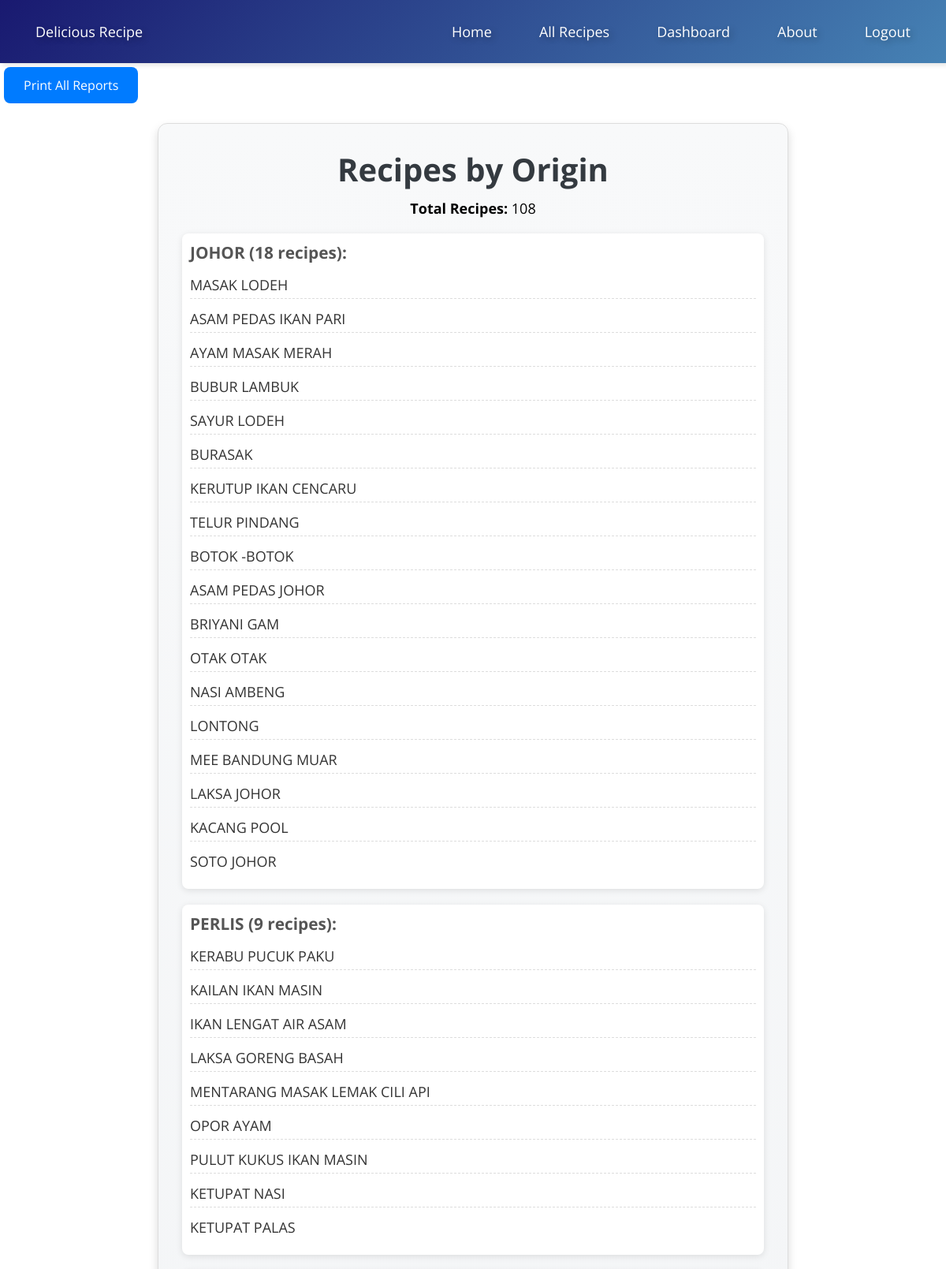
/report.php (signed in, upper part), run on the app's committed database.
### tables this page shows
CREATE TABLE `recipes` (
  `id` int(11) NOT NULL,
  `name` varchar(255) NOT NULL,
  `picture` varchar(255) DEFAULT NULL,
  `ingredients` text NOT NULL,
  `steps` text NOT NULL,
  `origin` varchar(255) DEFAULT NULL,
  `submitted_by` varchar(255) DEFAULT NULL,
  `status` enum('pending','approved','rejected') DEFAULT 'pending',
  `rejection_comment` text DEFAULT NULL,
  `created_at` timestamp NOT NULL DEFAULT current_timestamp(),
  `updated_at` timestamp NOT NULL DEFAULT current_timestamp() ON UPDATE current_timestamp()
);

### report.php (the view, shortened to what this page needs)
<?php
    $host = 'localhost';
    $dbname = 'malay_traditional_food_heritage_system';
    $username = 'root';
    $password = '';
    try {
        $pdo = new PDO("mysql:host=$host;dbname=$dbname", $username, $password);
        $pdo->setAttribute(PDO::ATTR_ERRMODE, PDO::ERRMODE_EXCEPTION);
    } catch (PDOException $e) {
        die("Database connection failed: " . $e->getMessage());
    }
    $sql = "SELECT * FROM recipes WHERE status = 'approved' ORDER BY created_at DESC";
    $stmt = $pdo->prepare($sql);
    $stmt->execute();
    $recipes = $stmt->fetchAll(PDO::FETCH_ASSOC);
    $totalRecipes = count($recipes);
    $originCount = [];
    foreach ($recipes as $recipe) {
        $origin = $recipe['origin'];
        if (isset($originCount[$origin])) {
            $originCount[$origin]++;
        } else {
            $originCount[$origin] = 1;
        }
    }
?>
<!DOCTYPE html>
<html lang="en">
    <head>
        <link rel="stylesheet" href="reportStyle.css">
        <link rel="stylesheet" href="https://cdnjs.cloudflare.com/ajax/libs/font-awesome/6.6.0/css/all.min.css">
    </head>
    <body>
        <?php $isLoggedIn = isset($_SESSION['logged_in']) && $_SESSION['logged_in']; ?>
        <nav>
            <ul>
                <li><a href="home.php">Delicious Recipe</a></li>
                <li class="hideOnMobile"><a href="home.php">Home</a></li>
                <li class="hideOnMobile"><a href="all_recipes.php">All Recipes</a></li>
                <li class="hideOnMobile"><a href="dashboard.php">Dashboard</a></li>
                <li class="hideOnMobile"><a href="about.php">About</a></li>
                <?php if ($isLoggedIn): ?>
                    <li class="hideOnMobile"><a href="logout.php">Logout</a></li>
                <?php else: ?>
                    <li class="hideOnMobile"><a href="login.php">Login</a></li>
                <?php endif; ?>
            </ul>
        </nav>
 <main>
 <div class="global-print-container">
    <button class="print-button" onclick="printReport()">Print All Reports</button>
</div>
            <section id="report1" class="report-summary printable">
                <h2>Recipes by Origin</h2>
                <p><strong>Total Recipes:</strong> <?php echo $totalRecipes; ?></p>
                <?php foreach ($originCount as $origin => $count): ?>
                    <div class="origin-section">
                        <h4><?php echo htmlspecialchars($origin); ?> (<?php echo $count; ?> recipes):</h4>
                        <ul>
                            <?php foreach ($recipes as $recipe): ?>
                                <?php if ($recipe['origin'] === $origin): ?>
                                    <li><?php echo htmlspecialchars($recipe['name']); ?></li>
                                <?php endif; ?>
                            <?php endforeach; ?>
                        </ul>
                    </div>
                <?php endforeach; ?>
            </section>
        </main>
    </body>
</html>

### reportStyle.css (style rules this page uses)
* { margin: 0; padding: 0; box-sizing: border-box; font-family: "Open Sans", sans-serif; }
body { min-height: 100vh; background: rgb(255, 255, 255); }
nav { background: linear-gradient(135deg, #191970, #4682b4); box-shadow: 3px 3px 5px rgba(0, 0, 0, 0.1); color: #fff; padding: 15px; font-size: 18px; text-shadow: 3px 3px 8px rgba(0, 0, 0, 0.3); }
nav ul { width: 100%; list-style: none; display: flex; justify-content: flex-end; align-items: center; }
nav li { height: 50px; }
nav a { height: 100%; padding: 0 30px; text-decoration: none; display: flex; align-items: center; color: #fff; }
nav li:first-child { margin-right: auto; }
main section { margin-bottom: 30px; padding: 15px; background-color: #fff; border: 1px solid #ddd; border-radius: 8px; box-shadow: 2px 2px 8px rgba(0, 0, 0, 0.05); }
button { display: inline-block; margin-top: 10px; padding: 10px 15px; font-size: 1rem; color: #fff; background-color: #007bff; border: none; border-radius: 5px; cursor: pointer; transition: background-color 0.3s ease; }

### report.php (style rules this page uses)
.report-summary { text-align: center; font-family: 'Roboto', sans-serif; margin: 20px auto; padding: 20px; background: #f9f9f9; border-radius: 10px; box-shadow: 0 4px 10px rgba(0, 0, 0, 0.1); }
.report-summary h2 { font-size: 2rem; color: #333; }
.report-summary p { font-size: 18px; margin-bottom: 8px; }
.origin-section { text-align: left; margin: 20px auto; padding: 10px; background: #ffffff; border-radius: 8px; box-shadow: 0 2px 8px rgba(0, 0, 0, 0.1); }
.origin-section h4 { color: #555; font-size: 1.3rem; margin-bottom: 10px; }
.origin-section ul { list-style: none; padding: 0; font-size: 1rem; color: #333; }
.origin-section li { padding: 5px 0; border-bottom: 1px dashed #ddd; }
.origin-section li:last-child { border-bottom: none; }
.print-button { background-color: #28a745; color: white; border: none; padding: 10px 20px; font-size: 1rem; border-radius: 5px; cursor: pointer; transition: all 0.3s ease; }
.report-summary ul { padding: 0; text-align: left; margin-left: 0; }
.report-summary ul li { font-size: 18px; margin-bottom: 8px; }
.report-summary { text-align: center; font-family: 'Roboto', sans-serif; margin: 20px auto; padding: 30px; background: linear-gradient(to bottom, #f8f9fa, #e9ecef); border-radius: 12px; box-shadow: 0 6px 12px rgba(0, 0, 0, 0.15); max-width: 800px; }
.report-summary h2 { font-size: 2.5rem; color: #343a40; margin-bottom: 10px; }
.print-button { background-color: #007bff; color: white; border: none; padding: 12px 25px; font-size: 1rem; border-radius: 8px; cursor: pointer; transition: background-color 0.3s ease; }
.toggle-button, .print-button { background-color: #007bff; color: white; border: none; padding: 12px 25px; font-size: 1rem; border-radius: 8px; cursor: pointer; transition: background-color 0.3s ease; margin: 5px; }

### data on the page
recipes: origin "JOHOR", count "18", name "SOTO JOHOR"
recipes: name "MASAK LODEH"
recipes: name "ASAM PEDAS IKAN PARI"
recipes: name "AYAM MASAK MERAH"
recipes: name "BUBUR LAMBUK"
recipes: name "SAYUR LODEH"
recipes: name "BURASAK"
recipes: name "KERUTUP IKAN CENCARU"
recipes: name "TELUR PINDANG"
recipes: name "BOTOK -BOTOK"
recipes: name "ASAM PEDAS JOHOR"
recipes: name "BRIYANI GAM"
recipes: name "OTAK OTAK"
recipes: name "NASI AMBENG"
recipes: name "LONTONG"
recipes: name "MEE BANDUNG MUAR"
recipes: name "LAKSA JOHOR"
recipes: name "KACANG POOL"
recipes: name "KERABU PUCUK PAKU"
recipes: name "KAILAN IKAN MASIN"
recipes: name "IKAN LENGAT AIR ASAM"
recipes: name "LAKSA GORENG BASAH"
recipes: name "MENTARANG MASAK LEMAK CILI API"
recipes: name "OPOR AYAM"
recipes: name "PULUT KUKUS IKAN MASIN"
recipes: name "KETUPAT NASI"
recipes: name "KETUPAT PALAS"

### other printed values
$totalRecipes "108"
$origin "PERLIS"
$count "9"
